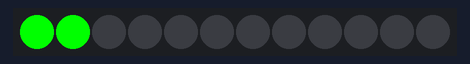
A sketch run on a simulated Arduino Uno, built with avr-gcc and run on an emulated ATmega328P. Shown: 12 RGB LEDs in strip order, left to right. Colours are those a GRB WS2812 strip shows for the declared byte order.

Above: at 0.1 s.
At 1.1 s:
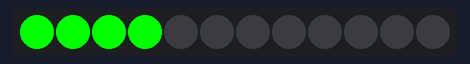
At 2.1 s:
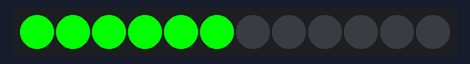
At 3.1 s:
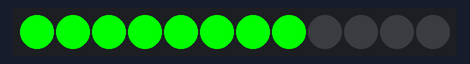
At 4.1 s:
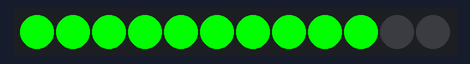
At 5.1 s:
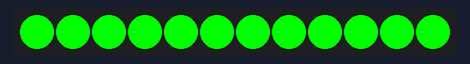

The sketch:

test_led.ino
```cpp
#include <FastLED.h>

#define data_pin 3
#define n_led 12

CRGB led[12];

void setup(){
  FastLED.addLeds<WS2812B, data_pin, RGB>(led, n_led);
}

void loop(){
  for(int i=0; i<12; i+=2){
    fill_solid(&(led[i]), 2, CRGB::Red);
    FastLED.show();
    delay(1000);
  }

  for(int i=0; i<12; i++){
    fill_solid(led, n_led, CRGB::Black);
  }
  FastLED.show();
}
```

Measured:
- by itself, everything shown: repeats every 6.0 s, in 7 steps
- what the display in image 1 shows lasts 1.0 s, from 1.0 s to 2.0 s
